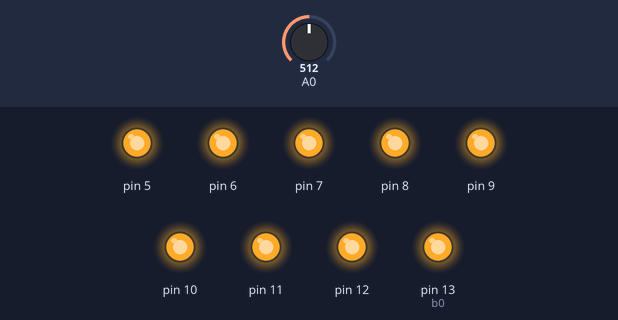
This sketch was run on a simulated Arduino Uno, built with avr-gcc and run on an emulated ATmega328P. Shown: output pins drawn as LEDs (lit = HIGH). Inputs (shaded band) come from the test bench; at power-on: A0 = 512. What the sketch prints to the serial monitor is not drawn.

Above: at 4.7 s.
Timing chart, 0 to 6.2 s (numbered marks = the images above):
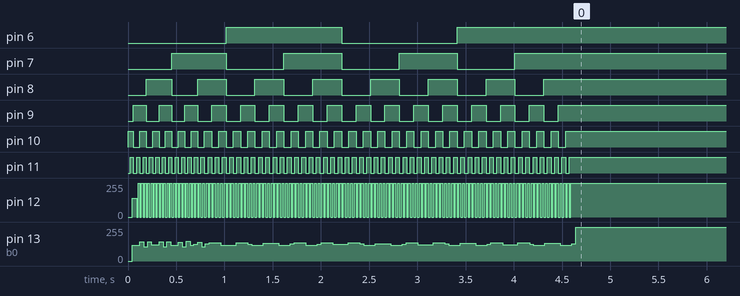

The sketch:

R2R.ino
```cpp
// Code for an R-2R ladder DAC
// Set this to be the least significant bit pin of your DAC -
// other pins in descending order.
int b0 = 13;
// Number of bits
int bits = 9;

void setup() {
  Serial.begin(9600);
  for(int i=0;i<bits;i++) {
      pinMode(b0-i,OUTPUT);
  }

  for(int i=0;i<(1<<bits);i++) {
     setR2R(i);
     int a = analogRead(A0);
    Serial.print(i);
     Serial.print("\t");
    Serial.println(a);
  }
}

void setR2R(int v) {
   for(int b=0;b<bits;b++) {
    digitalWrite(b0-b, v % 2);
      v >>= 1;
   }
}

void loop() {
  // put your main code here, to run repeatedly:

}
```
